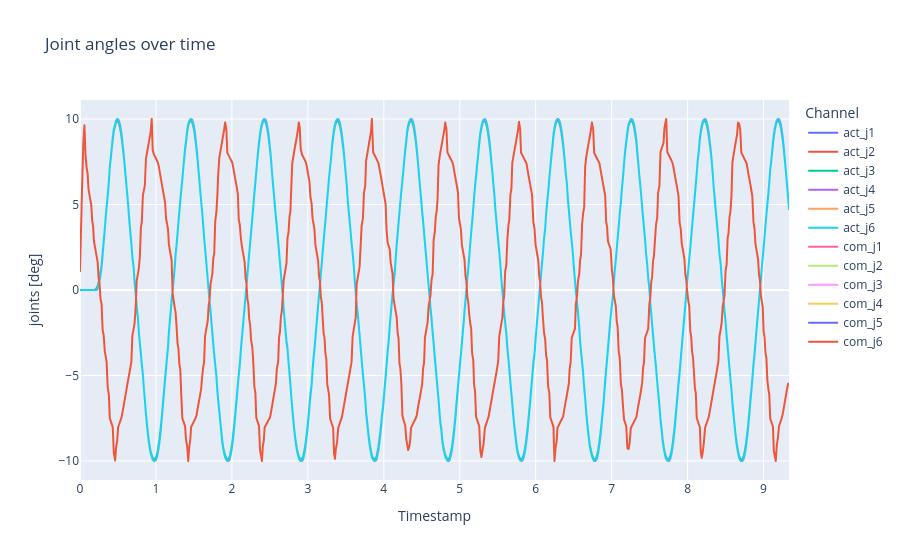

Notebook code for this chart:
### Markdown cell above
Joint angles over time

### Code cell
# 1) DataFrame anlegen
df = pd.DataFrame({
    'timestamp': timestamps,
    'act_j1': act_j[:, 0],
    'act_j2': act_j[:, 1],
    'act_j3': act_j[:, 2],
    'act_j4': act_j[:, 3],
    'act_j5': act_j[:, 4],
    'act_j6': act_j[:, 5],
    'com_j1': com_j[:, 0],
    'com_j2': com_j[:, 1],
    'com_j3': com_j[:, 2],
    'com_j4': com_j[:, 3],
    'com_j5': com_j[:, 4],
    'com_j6': com_j[:, 5]
})

# 1) In Long-Form umwandeln
df_long = df.melt(
    id_vars='timestamp',
    value_vars=df.columns[1:],
    var_name='Channel',
    value_name='joints [deg]'
)

# 2) Plot bauen
fig = px.line(
    df_long,
    x='timestamp',
    y='joints [deg]',
    color='Channel',
    title="Joint angles over time",
    labels={'timestamp': 'Timestamp'}
)

# 3) Achsen anpassen
fig.update_xaxes(
    tickformat="%H:%M:%S\n%d-%m-%Y",
)

fig.show()

### Figure 1 — Plotly figure (JSON) as saved in the notebook; plotly's stock layout.template omitted (floating-point values rounded to 4 significant figures; data arrays with more than 128 entries replaced by an {"elided": "..."} marker saying what was removed)
{"data": [{"hovertemplate": "Channel=act_j1<br>Timestamp=%{x}<br>joints [deg]=%{y}<extra></extra>", "legendgroup": "act_j1", "line": {"color": "#636efa", "dash": "solid"}, "marker": {"symbol": "circle"}, "mode": "lines", "name": "act_j1", "showlegend": true, "type": "scattergl", "x": {"elided": "729 float values"}, "xaxis": "x", "y": {"elided": "729 float values"}, "yaxis": "y"}, {"hovertemplate": "Channel=act_j2<br>Timestamp=%{x}<br>joints [deg]=%{y}<extra></extra>", "legendgroup": "act_j2", "line": {"color": "#EF553B", "dash": "solid"}, "marker": {"symbol": "circle"}, "mode": "lines", "name": "act_j2", "showlegend": true, "type": "scattergl", "x": {"elided": "729 float values"}, "xaxis": "x", "y": {"elided": "729 float values"}, "yaxis": "y"}, {"hovertemplate": "Channel=act_j3<br>Timestamp=%{x}<br>joints [deg]=%{y}<extra></extra>", "legendgroup": "act_j3", "line": {"color": "#00cc96", "dash": "solid"}, "marker": {"symbol": "circle"}, "mode": "lines", "name": "act_j3", "showlegend": true, "type": "scattergl", "x": {"elided": "729 float values"}, "xaxis": "x", "y": {"elided": "729 float values"}, "yaxis": "y"}, {"hovertemplate": "Channel=act_j4<br>Timestamp=%{x}<br>joints [deg]=%{y}<extra></extra>", "legendgroup": "act_j4", "line": {"color": "#ab63fa", "dash": "solid"}, "marker": {"symbol": "circle"}, "mode": "lines", "name": "act_j4", "showlegend": true, "type": "scattergl", "x": {"elided": "729 float values"}, "xaxis": "x", "y": {"elided": "729 float values"}, "yaxis": "y"}, {"hovertemplate": "Channel=act_j5<br>Timestamp=%{x}<br>joints [deg]=%{y}<extra></extra>", "legendgroup": "act_j5", "line": {"color": "#FFA15A", "dash": "solid"}, "marker": {"symbol": "circle"}, "mode": "lines", "name": "act_j5", "showlegend": true, "type": "scattergl", "x": {"elided": "729 float values"}, "xaxis": "x", "y": {"elided": "729 float values"}, "yaxis": "y"}, {"hovertemplate": "Channel=act_j6<br>Timestamp=%{x}<br>joints [deg]=%{y}<extra></extra>", "legendgroup": "act_j6", "line": {"color": "#19d3f3", "dash": "solid"}, "marker": {"symbol": "circle"}, "mode": "lines", "name": "act_j6", "showlegend": true, "type": "scattergl", "x": {"elided": "729 float values"}, "xaxis": "x", "y": {"elided": "729 float values"}, "yaxis": "y"}, {"hovertemplate": "Channel=com_j1<br>Timestamp=%{x}<br>joints [deg]=%{y}<extra></extra>", "legendgroup": "com_j1", "line": {"color": "#FF6692", "dash": "solid"}, "marker": {"symbol": "circle"}, "mode": "lines", "name": "com_j1", "showlegend": true, "type": "scattergl", "x": {"elided": "729 float values"}, "xaxis": "x", "y": {"elided": "729 float values"}, "yaxis": "y"}, {"hovertemplate": "Channel=com_j2<br>Timestamp=%{x}<br>joints [deg]=%{y}<extra></extra>", "legendgroup": "com_j2", "line": {"color": "#B6E880", "dash": "solid"}, "marker": {"symbol": "circle"}, "mode": "lines", "name": "com_j2", "showlegend": true, "type": "scattergl", "x": {"elided": "729 float values"}, "xaxis": "x", "y": {"elided": "729 float values"}, "yaxis": "y"}, {"hovertemplate": "Channel=com_j3<br>Timestamp=%{x}<br>joints [deg]=%{y}<extra></extra>", "legendgroup": "com_j3", "line": {"color": "#FF97FF", "dash": "solid"}, "marker": {"symbol": "circle"}, "mode": "lines", "name": "com_j3", "showlegend": true, "type": "scattergl", "x": {"elided": "729 float values"}, "xaxis": "x", "y": {"elided": "729 float values"}, "yaxis": "y"}, {"hovertemplate": "Channel=com_j4<br>Timestamp=%{x}<br>joints [deg]=%{y}<extra></extra>", "legendgroup": "com_j4", "line": {"color": "#FECB52", "dash": "solid"}, "marker": {"symbol": "circle"}, "mode": "lines", "name": "com_j4", "showlegend": true, "type": "scattergl", "x": {"elided": "729 float values"}, "xaxis": "x", "y": {"elided": "729 float values"}, "yaxis": "y"}, {"hovertemplate": "Channel=com_j5<br>Timestamp=%{x}<br>joints [deg]=%{y}<extra></extra>", "legendgroup": "com_j5", "line": {"color": "#636efa", "dash": "solid"}, "marker": {"symbol": "circle"}, "mode": "lines", "name": "com_j5", "showlegend": true, "type": "scattergl", "x": {"elided": "729 float values"}, "xaxis": "x", "y": {"elided": "729 float values"}, "yaxis": "y"}, {"hovertemplate": "Channel=com_j6<br>Timestamp=%{x}<br>joints [deg]=%{y}<extra></extra>", "legendgroup": "com_j6", "line": {"color": "#EF553B", "dash": "solid"}, "marker": {"symbol": "circle"}, "mode": "lines", "name": "com_j6", "showlegend": true, "type": "scattergl", "x": {"elided": "729 float values"}, "xaxis": "x", "y": {"elided": "729 float values"}, "yaxis": "y"}], "layout": {"legend": {"title": {"text": "Channel"}, "tracegroupgap": 0}, "title": {"text": "Joint angles over time"}, "xaxis": {"anchor": "y", "domain": [0, 1], "tickformat": "%H:%M:%S\n%d-%m-%Y", "title": {"text": "Timestamp"}}, "yaxis": {"anchor": "x", "domain": [0, 1], "title": {"text": "joints [deg]"}}}}
